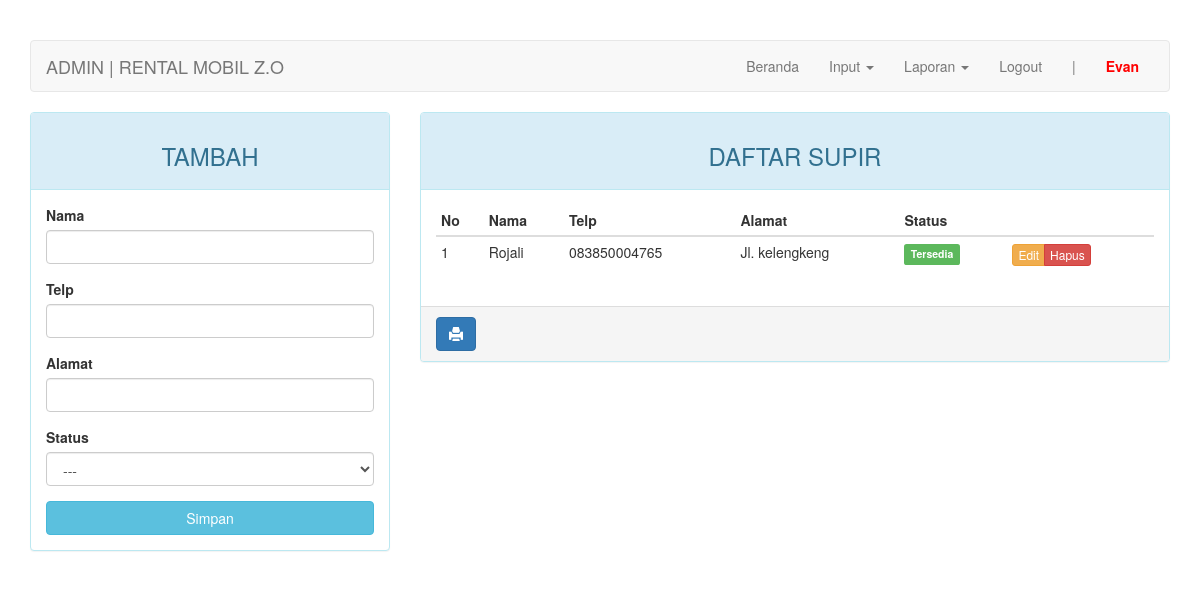
Page /admin?page=supir (signed in) on the committed database.
### tables this page shows
CREATE TABLE `supir` (
  `id_supir` int(11) NOT NULL,
  `nama` varchar(30) NOT NULL,
  `telp` char(12) NOT NULL,
  `alamat` varchar(50) NOT NULL,
  `status` enum('0','1') NOT NULL
);

### admin/page/supir.php (the view, shortened to what this page needs)
<?php
$update = (isset($_GET['action']) AND $_GET['action'] == 'update') ? true : false;
?>
<div class="row">
	<div class="col-md-4 hidden-print">
	    <div class="panel panel-<?= ($update) ? "warning" : "info" ?>">
	        <div class="panel-heading"><h3 class="text-center"><?= ($update) ? "EDIT" : "TAMBAH" ?></h3></div>
	        <div class="panel-body">
	            <form action="<?=$_SERVER['REQUEST_URI']?>" method="POST">
	                <div class="form-group">
	                    <label for="nama">Nama</label>
	                    <input type="text" name="nama" class="form-control" <?= (!$update) ?: 'value="'.$row["nama"].'"' ?>>
	                </div>
	                <div class="form-group">
	                    <label for="telp">Telp</label>
	                    <input type="text" name="telp" class="form-control" <?= (!$update) ?: 'value="'.$row["telp"].'"' ?>>
	                </div>
	                <div class="form-group">
	                    <label for="alamat">Alamat</label>
	                    <input type="text" name="alamat" class="form-control" <?= (!$update) ?: 'value="'.$row["alamat"].'"' ?>>
	                </div>
	                <div class="form-group">
	                    <label for="status">Status</label>
											<select class="form-control" name="status">
												<option>---</option>
											</select>
	                </div>
	                <button type="submit" class="btn btn-<?= ($update) ? "warning" : "info" ?> btn-block">Simpan</button>
	            </form>
	        </div>
	    </div>
	</div>
	<div class="col-md-8">
	    <div class="panel panel-info">
	        <div class="panel-heading"><h3 class="text-center">DAFTAR SUPIR</h3></div>
	        <div class="panel-body">
	            <table class="table table-condensed">
	                <thead>
	                    <tr>
	                        <th>No</th>
	                        <th>Nama</th>
	                        <th>Telp</th>
	                        <th>Alamat</th>
	                        <th>Status</th>
	                        <th class="hidden-print"></th>
	                    </tr>
	                </thead>
	                <tbody>
	                    <?php $no = 1; ?>
	                    <?php if ($query = $connection->query("SELECT * FROM supir")): ?>
	                        <?php while($row = $query->fetch_assoc()): ?>
	                        <tr>
	                            <td><?=$no++?></td>
															<td><?=$row['nama']?></td>
															<td><?=$row['telp']?></td>
															<td><?=$row['alamat']?></td>
															<td><span class="label label-<?=($row['status']) ? "success" : "danger" ?>"><?=($row['status']) ? "Tersedia" : "Tidak Tersedia" ?></span></td>
	                            <td class="hidden-print">
	                                <div class="btn-group">
	                                    <a href="?page=supir&action=update&key=<?=$row['id_supir']?>" class="btn btn-warning btn-xs">Edit</a>
	                                    <a href="?page=supir&action=delete&key=<?=$row['id_supir']?>" class="btn btn-danger btn-xs">Hapus</a>
	                                </div>
	                            </td>
	                        </tr>
	                        <?php endwhile ?>
	                    <?php endif ?>
	                </tbody>
	            </table>
	        </div>
			    <div class="panel-footer hidden-print">
			        <a onClick="window.print();return false" class="btn btn-primary"><i class="glyphicon glyphicon-print"></i></a>
			    </div>
	    </div>
	</div>
</div>

### admin/index.php (style rules this page uses)
body { margin-top: 40px; }

### rows in the picture
supir: nama "Rojali", telp "083850004765", alamat "Jl. kelengkeng", status "Tersedia"

### other values in the picture
$_SESSION["nama"] "Evan"
